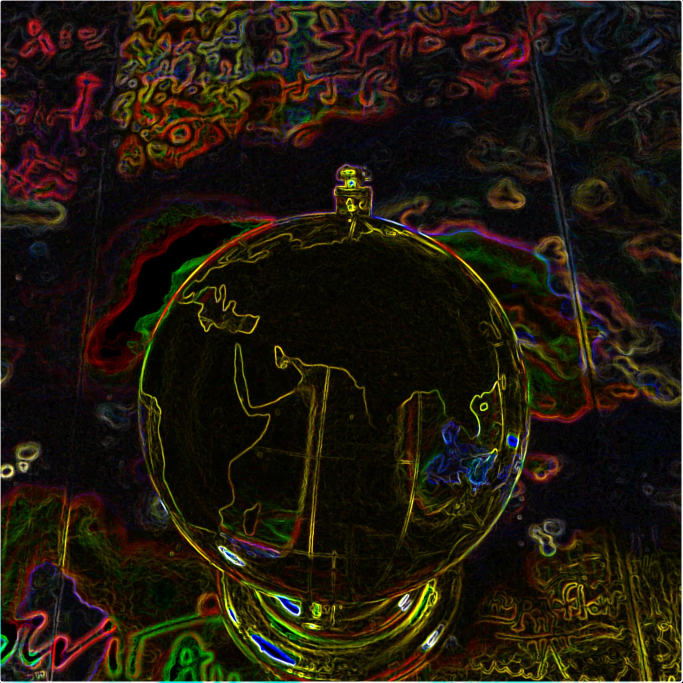
//> input picture pics/logo.jpg, 2048 x 2048 px (shown at 1/3 size)
$ ./hist   (built with g++ and OpenCV 4)
//> lines starting //> are read from the running program, lines starting //| are printed output that depends on the picture; after the words box and inside, x2 and y2 are one past the last pixel; in counts of white or black regions, pixels touching at a corner belong together
#include "opencv2/opencv.hpp"
#include "opencv2/plot.hpp"
#include <iostream>
#include <algorithm>
#include <numeric>
#include <string>
#include <math.h>


void exp_gnu(const char *s, std::vector<cv::Mat> hist) {
    FILE *out;
    out = fopen(s, "w");
    if (!out) {
        printf("\
            Broken lines, broken strings\n\
            Broken threads, broken springs\n\
            Broken idols, broken heads\n\
            People sleeping in broken beds\n\
            Ain't no use jiving\n\
            Ain't no use joking\n\
            EVERYTHING IS BROKEN\n\n\n\n\
            Seriously though, this error should never be shown\n\
            If you are a user, god speed\n\
            Ẻ̵͎͓̕x̸̛̜̯͑i̴̳̇̕t̸̻̦̊̃ ̵͈͈̂w̸͔̍h̵̭͌ͅĩ̷̠̽l̷̻̠͌̒ë̴̻́ ̸̺̮̒̾y̵͉̌ȯ̷͉̻ü̴͍̟ ̸͓̬̂͋c̶̛̖ȧ̵̀͜n̵̓̒͜\n\
        ");

        return;
    }
    for (int i = 0; i < 256; i++) {
        fprintf(out, "%f %f %f %f %f\n", hist[0].at<double>(i), hist[1].at<double>(i), hist[2].at<double>(i), hist[3].at<double>(i), hist[4].at<double>(i));
    }
    fclose(out);

    printf("exported \n");
}


std::string type2str(int type) {
    std::string r;

    uchar depth = type & CV_MAT_DEPTH_MASK;
    uchar chans = 1 + (type >> CV_CN_SHIFT);

    switch ( depth ) {
        case CV_8U:  r = "8U"; break;
        case CV_8S:  r = "8S"; break;
        case CV_16U: r = "16U"; break;
        case CV_16S: r = "16S"; break;
        case CV_32S: r = "32S"; break;
        case CV_32F: r = "32F"; break;
        case CV_64F: r = "64F"; break;
        default:     r = "User"; break;
    }

    r += "C";
    r += (chans+'0');

    return r;
}


cv::Mat PlotGraph(std::vector<cv::Mat> data) {

    cv::Mat x, yL, yR, yG, yB;
    cv::Mat plot_resultL, plot_resultR, plot_resultG, plot_resultB;

    cv::Mat3b plot_result(1024, 512, cv::Vec3b(0, 0, 0));

    x  = data[0];
    yL = data[1];
    yR = data[2];
    yG = data[3];
    yB = data[4];

    cv::Ptr<cv::plot::Plot2d> plotL, plotR, plotG, plotB;

    plotL = cv::plot::Plot2d::create(x, yL);

    plotR = cv::plot::Plot2d::create(x, yR);
    plotG = cv::plot::Plot2d::create(x, yG);
    plotB = cv::plot::Plot2d::create(x, yB);

    plotL->setPlotBackgroundColor(cv::Vec3b( 56,  50,  38));
    plotR->setPlotBackgroundColor(cv::Vec3b( 56,  50,  38));
    plotG->setPlotBackgroundColor(cv::Vec3b( 56,  50,  38));
    plotB->setPlotBackgroundColor(cv::Vec3b( 56,  50,  38));

    plotL->setPlotGridColor(      cv::Vec3b(31 , 151, 253));
    plotR->setPlotGridColor(      cv::Vec3b(31 , 151, 253));
    plotG->setPlotGridColor(      cv::Vec3b(31 , 151, 253));
    plotB->setPlotGridColor(      cv::Vec3b(31 , 151, 253));

    plotL->setPlotTextColor(      cv::Vec3b(255, 255, 255));
    plotR->setPlotTextColor(      cv::Vec3b(255, 255, 255));
    plotG->setPlotTextColor(      cv::Vec3b(255, 255, 255));
    plotB->setPlotTextColor(      cv::Vec3b(255, 255, 255));

    plotL->setPlotAxisColor(      cv::Vec3b(31 , 151, 253));
    plotR->setPlotTextColor(      cv::Vec3b(255, 255, 255));
    plotG->setPlotTextColor(      cv::Vec3b(255, 255, 255));
    plotB->setPlotTextColor(      cv::Vec3b(255, 255, 255));

    plotL->setPlotLineColor(      cv::Vec3b(224, 224, 224));
    plotR->setPlotLineColor(      cv::Vec3b( 56,  38, 215));
    plotG->setPlotLineColor(      cv::Vec3b(108, 221,  83));
    plotB->setPlotLineColor(      cv::Vec3b(228, 198,  40));

    plotL->setPlotLineWidth(2);
    plotR->setPlotLineWidth(2);
    plotG->setPlotLineWidth(2);
    plotB->setPlotLineWidth(2);

    plotL->setShowGrid(false);
    plotR->setShowGrid(false);
    plotG->setShowGrid(false);
    plotB->setShowGrid(false);

    plotL->setShowText(false);
    plotR->setShowText(false);
    plotG->setShowText(false);
    plotB->setShowText(false);

    plotL->setInvertOrientation(true);
    plotR->setInvertOrientation(true);
    plotG->setInvertOrientation(true);
    plotB->setInvertOrientation(true);

    plotL->setMinX(0);
    plotR->setMinX(0);
    plotG->setMinX(0);
    plotB->setMinX(0);

    plotL->setMinY(0);
    plotR->setMinY(0);
    plotG->setMinY(0);
    plotB->setMinY(0);

    plotL->setMaxY(6);
    plotR->setMaxY(6);
    plotG->setMaxY(6);
    plotB->setMaxY(6);

    plotL->setMaxX(255);
    plotR->setMaxX(255);
    plotG->setMaxX(255);
    plotB->setMaxX(255);

    plotL->setPlotSize(1024, 512);
    plotR->setPlotSize(1024, 512);
    plotG->setPlotSize(1024, 512);
    plotB->setPlotSize(1024, 512);
    // plotL->setInvertOrientation(true);
    // plotL->setShowText(false);

    plotL->render(plot_resultL);
    plotR->render(plot_resultR);
    plotG->render(plot_resultG);
    plotB->render(plot_resultB);

    plot_result = plot_resultL;

    std::vector<cv::Mat> rgb_plots;

    rgb_plots.push_back(plot_resultR);
    rgb_plots.push_back(plot_resultG);
    rgb_plots.push_back(plot_resultB);

    cv::Vec3b red(  215,  38,  56);
    cv::Vec3b green( 83, 221, 108);
    cv::Vec3b blue(  40, 198, 228);

    std::vector<cv::Vec3b> rgb;

    rgb.push_back(red);
    rgb.push_back(green);
    rgb.push_back(blue);

    for (int i = 0; i < 3; ++i) {
        for (int r = 0; r < 512; ++r) {
            for (int c = 0; c < 1024; ++c) {
                cv::Vec3b color = rgb_plots[i].at<cv::Vec3b>(r, c);
                if (color.val[1] == rgb[i][1]) {
                    plot_result.at<cv::Vec3b>(r, c) = rgb_plots[i].at<cv::Vec3b>(r, c);
                }
            }
        }
    }


    // cv::flip(plot_result, plot_result, 0);

    cv::imwrite("../steps/hist.png", plot_result);

    return plot_result;

}


std::vector<cv::Mat> get_hist(const std::string path) {
//> called with path = "../../pics/logo.jpg"

    std::vector<cv::Mat> hist;

    cv::Mat X(1, 256, CV_64FC1);

    for (int i = 0; i < 256; ++i){
        X.at<double>(i) = i;
    }

    cv::Mat L = cv::Mat::zeros(1, 256, CV_64FC1);

    cv::Mat G = cv::Mat::zeros(1, 256, CV_64FC1);
    cv::Mat B = cv::Mat::zeros(1, 256, CV_64FC1);
    cv::Mat R = cv::Mat::zeros(1, 256, CV_64FC1);

    cv::Mat3b image = cv::imread(path, cv::IMREAD_COLOR);
//> image is the input picture: 2048 rows x 2048 cols, CV_8UC3; mean B, G, R 12.9, 24.8, 32.2

    if (image.channels() == 3)
    {
        std::string ty =  type2str( image.type() );
//> ty = "8UC3"
        printf("Image: %s %dx%d \n", ty.c_str(), image.cols, image.rows );
//| Image: 8UC3 2048x2048

        for (int r = 0; r < image.rows; ++r) {
            for (int c = 0; c < image.cols; ++c) {
                cv::Vec3b intensity = image.at<cv::Vec3b>(r, c);
                B.at<double>(intensity.val[0]) += 1;
                G.at<double>(intensity.val[1]) += 1;
                R.at<double>(intensity.val[2]) += 1;
            }
        }
//> after the loop, B = 256 values, max 909280 at index 0, min 97 at index 180, mean 16384; G = 256 values, max 222054 at index 8, min 186 at index 231, mean 16384; R = 256 values, max 166500 at index 8, min 238 at index 233, mean 16384
    }

    cv::Mat1b grey_image;
    cv::cvtColor (image, grey_image, cv::COLOR_BGR2GRAY);
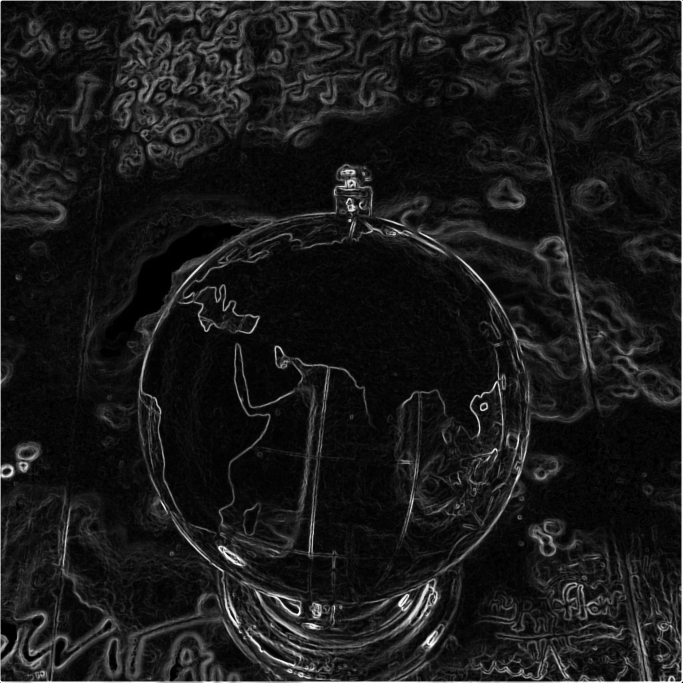
//> grey_image: 2048 rows x 2048 cols, CV_8UC1 (shown at 1/3 size); min 0, max 255, mean 25.7

    for (int r = 0; r < grey_image.rows; ++r)
        for (int c = 0; c < grey_image.cols; ++c)
            L.at<double>(grey_image(r, c)) += 1;
//> after the loop, L = 256 values, max 207142 at index 7, min 131 at index 231, mean 16384
    // etc...

    hist.push_back(X);


    for (int i = 0; i < 256; ++i)
    {
        L.at<double>(i) = log10(L.at<double>(i));

        R.at<double>(i) = log10(R.at<double>(i));
        G.at<double>(i) = log10(G.at<double>(i));
        B.at<double>(i) = log10(B.at<double>(i));
    }
//> after the loop, L = 256 values, max 5.32 at index 7, min 2.12 at index 231, mean 3.37; R = 256 values, max 5.22 at index 8, min 2.38 at index 233, mean 3.56; G = 256 values, max 5.35 at index 8, min 2.27 at index 231, mean 3.4; B = 256 values, max 5.96 at index 0, min 1.99 at index 180, mean 3.03


    hist.push_back(L);

    hist.push_back(R);
    hist.push_back(G);
    hist.push_back(B);

    return hist;
}


int main(void) {

    std::string path = "../../pics/logo.jpg";


    std::vector<cv::Mat> hist;
    hist = get_hist(path);

    exp_gnu("../plot/luminosity.txt", hist);

    cv::Mat3b image = cv::imread(path, cv::IMREAD_COLOR);

    cv::Mat3b resized_image;
    cv::resize(image, resized_image, cv::Size(512, 512));
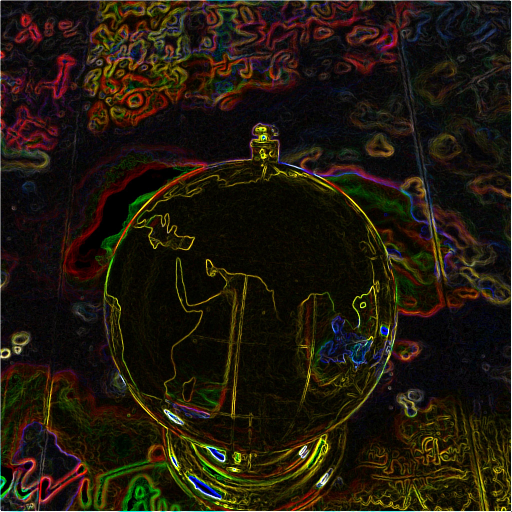
//> resized_image: 512 rows x 512 cols, CV_8UC3; mean B, G, R 13.1, 25, 32.4

    cv::Mat hist_plot;
    hist_plot = PlotGraph(hist);
//> in PlotGraph, `x  = data[0];`: x = 256 values from 0 to 255
//> in PlotGraph, `yL = data[1];`: yL has the same summary as L in get_hist
//> in PlotGraph, `yR = data[2];`: yR has the same summary as R in get_hist
//> in PlotGraph, `yG = data[3];`: yG has the same summary as G in get_hist
//> in PlotGraph, `yB = data[4];`: yB has the same summary as B in get_hist
//> in PlotGraph, `plotL->render(plot_resultL);`:
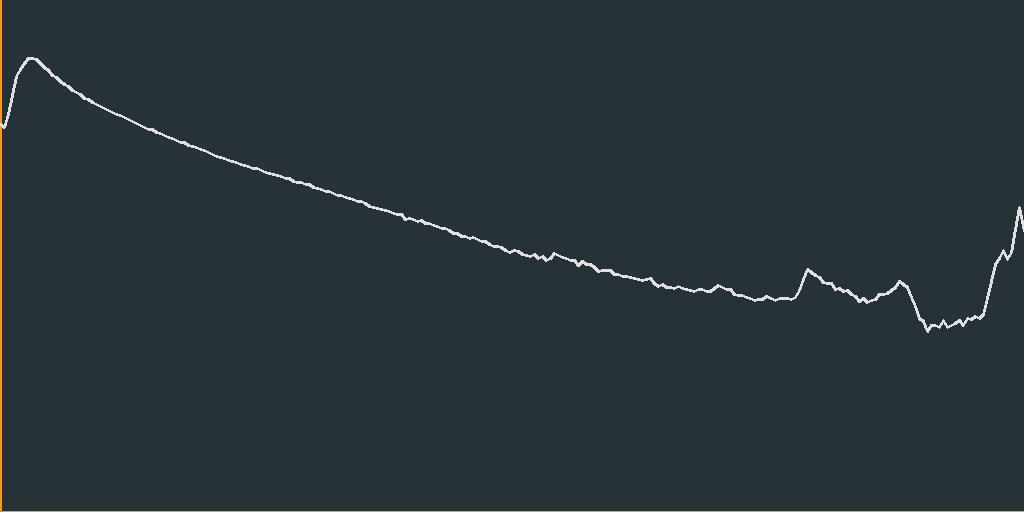
//> plot_resultL: 512 rows x 1024 cols, CV_8UC3; mean B, G, R 57.1, 51.7, 40.2
//> in PlotGraph, `plotB->render(plot_resultB);`:
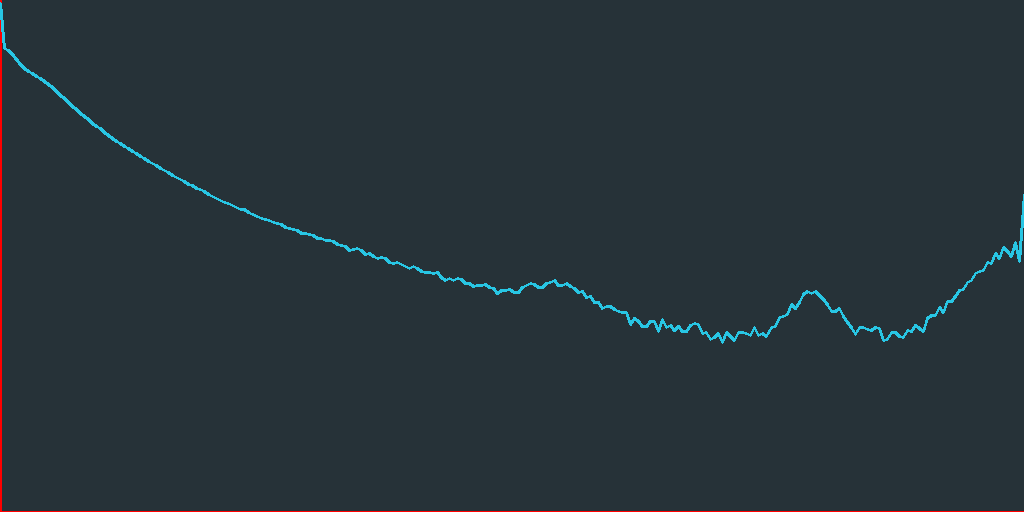
//> plot_resultB: 512 rows x 1024 cols, CV_8UC3; mean B, G, R 57.2, 51, 38.8
//> after the loop in PlotGraph, `for (int i = 0; i < 3; ++i)`:
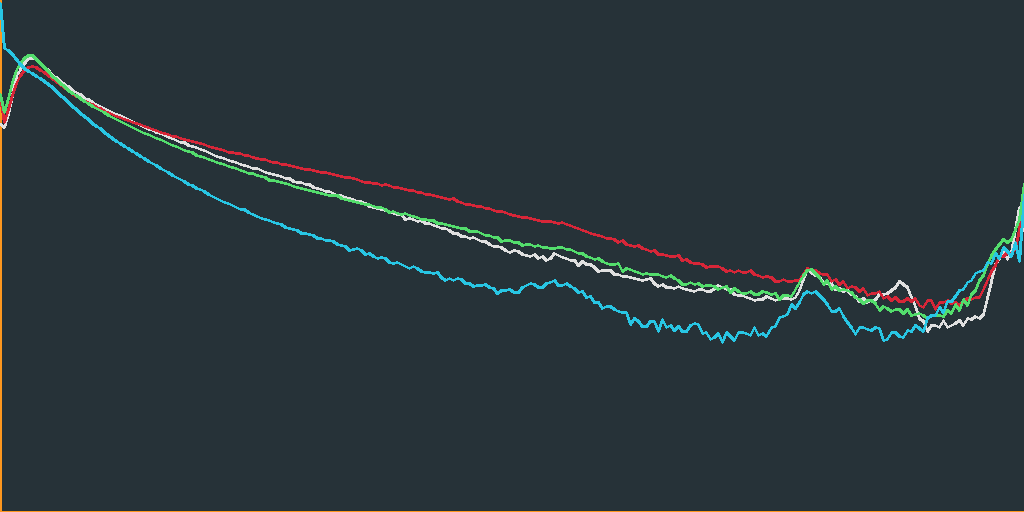
//> plot_result: 512 rows x 1024 cols, CV_8UC3; 2.1% of pixels changed, all inside (x1, y1, x2, y2) = (0, 2, 1024, 344)

    int rows = resized_image.rows;
//> rows = 512
    int cols = resized_image.cols + hist_plot.cols;
//> cols = 1536

    cv::Mat3b merged_img(rows, cols, cv::Vec3b(0, 0, 0));

    resized_image.copyTo(merged_img(cv::Rect(0, 0, resized_image.cols, resized_image.rows)));
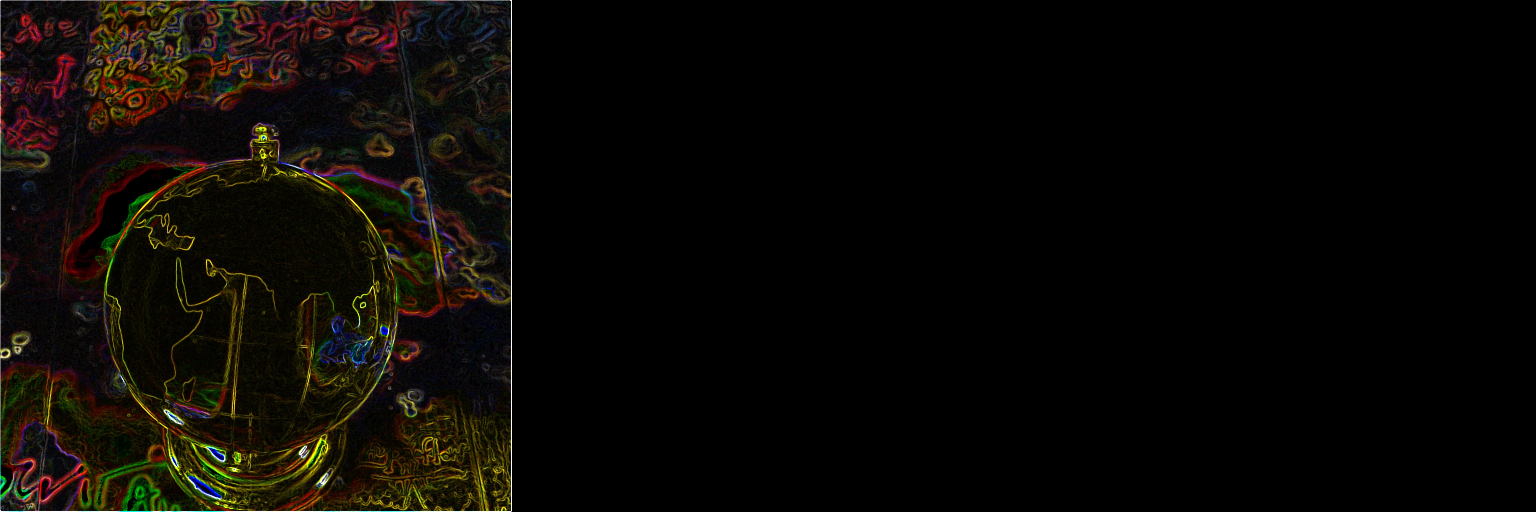
//> merged_img: 512 rows x 1536 cols, CV_8UC3; mean B, G, R 4.4, 8.3, 10.8
    hist_plot.copyTo(merged_img(cv::Rect(resized_image.cols, 0, hist_plot.cols, hist_plot.rows)));
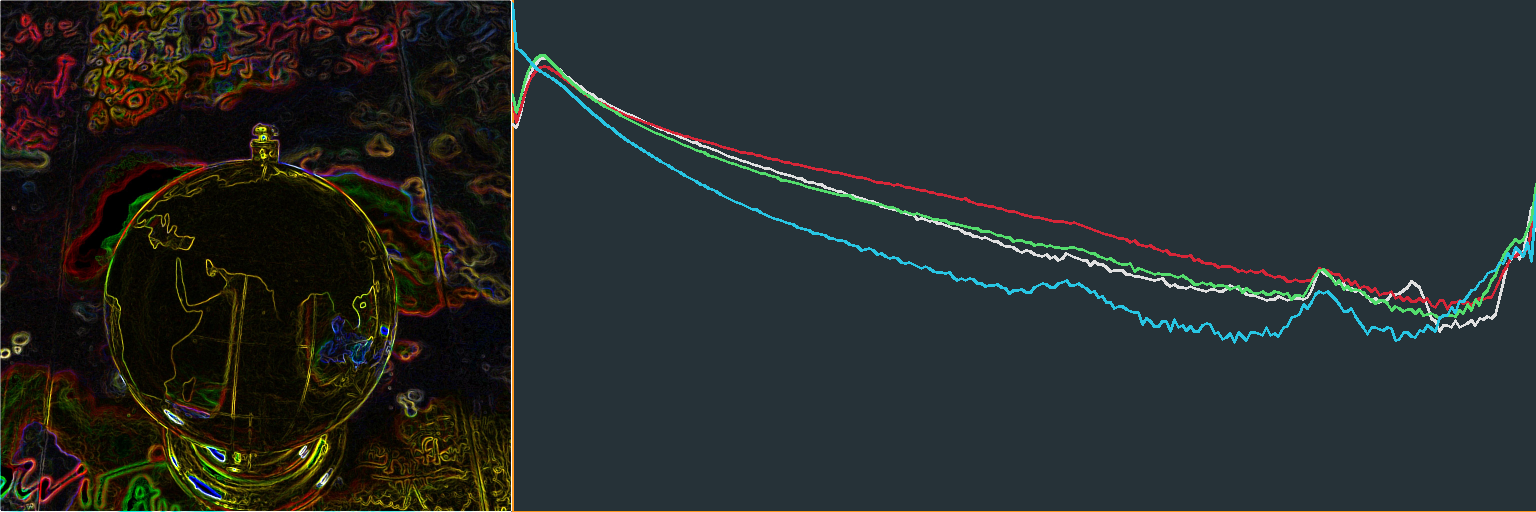
//> merged_img: 512 rows x 1536 cols, CV_8UC3; mean B, G, R 43.4, 44.1, 38.3

    cv::namedWindow("Histogram", cv::WINDOW_AUTOSIZE);
    cv::imshow("Histogram", merged_img);
    cv::waitKey(0);


    cv::imwrite("../steps/resized.png", resized_image);
    cv::imwrite("../steps/merged.png", merged_img);

    return 0;
}
